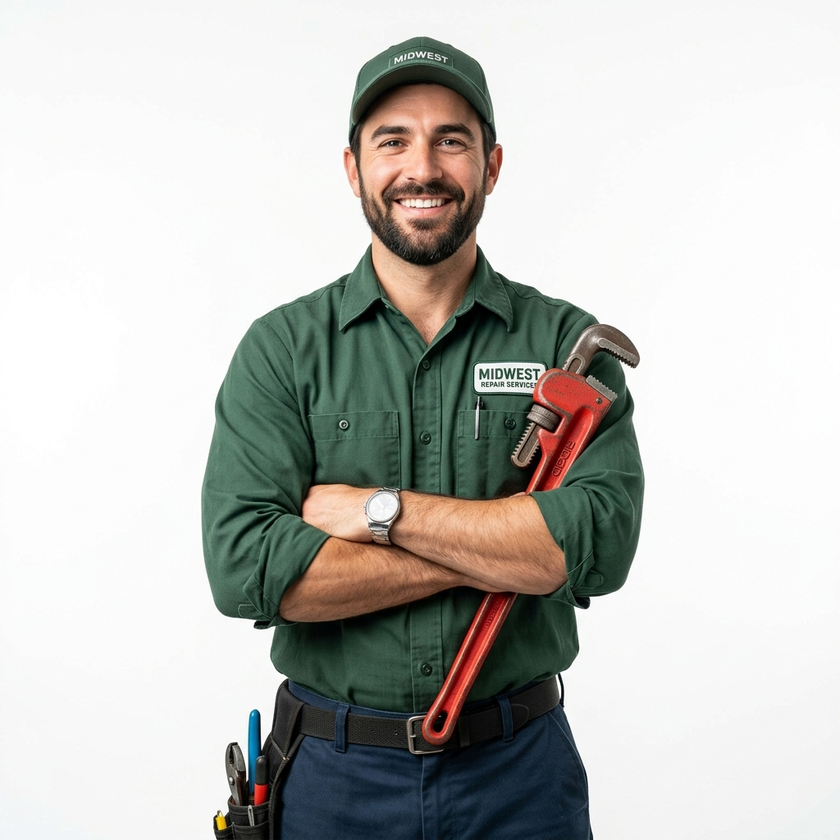
#> input picture src/assets/hero_technician copy.png, 840 x 840 px, shrunk from 1024 x 1024 before the run
$ python crop_img.py '../src/assets/hero_technician copy.png' ../src/assets/hero_technician.png
#> lines starting #> are read from the running program, lines starting #| are printed output that depends on the picture
from PIL import Image
import sys

def crop_edges(input_path, output_path, crop_amount=35):
#> called with input_path = '../src/assets/hero_technician copy.png', output_path = '../src/assets/hero_technician.png', crop_amount = 35
    img = Image.open(input_path)
#> img is the input picture: PIL image 840x840 RGB; mean R, G, B 192.9, 193.1, 189.2
    w, h = img.size
#> w = 840; h = 840
    # Crop right and bottom
    cropped = img.crop((0, 0, w - crop_amount, h - crop_amount))
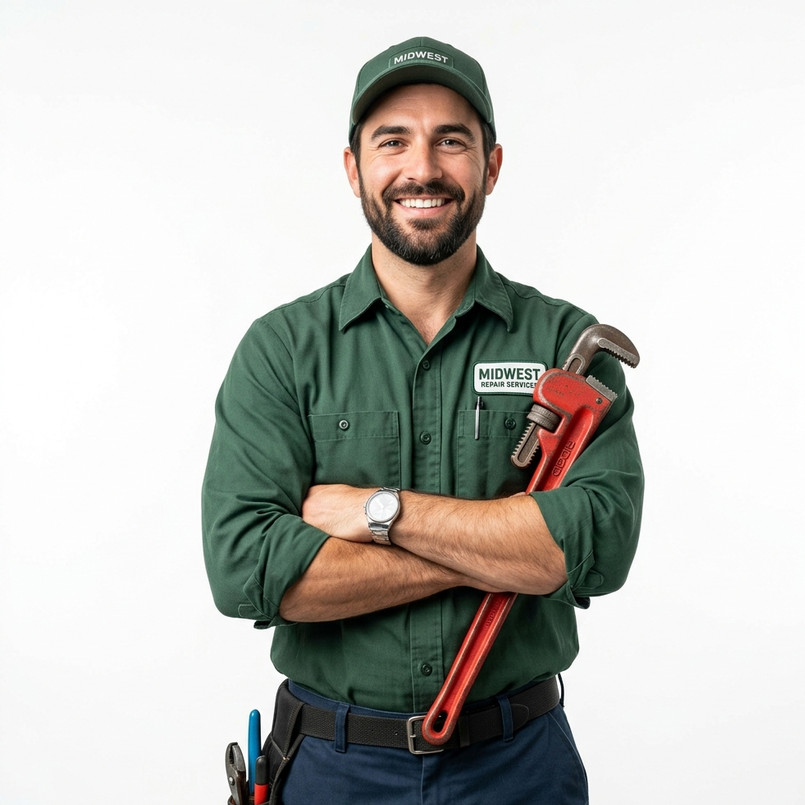
#> cropped: PIL image 805x805 RGB; mean R, G, B 192.5, 192.4, 188
    cropped.save(output_path, "PNG")
    print(f"Saved cropped image to {output_path}")

if __name__ == "__main__":
    if len(sys.argv) < 3:
        print("Usage: python crop_img.py <input> <output>")
        sys.exit(1)
    crop_edges(sys.argv[1], sys.argv[2])
